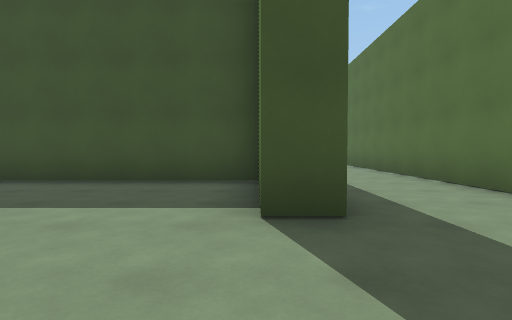
view 1 (above)

16 first-person views from a walk through a Godot game level. The camera is 1.2 m above the floor, tilts 2° down and sees 80° across. The floor is counted in squares, 2 m on a side. Each view is taken from the middle of a square. On the plan, view 1 faces up. The plan holds only what a view shows up to about 9 squares ahead; the rest is blank. The place goes on beyond the plan. Characters and animated objects are left out.

view 2
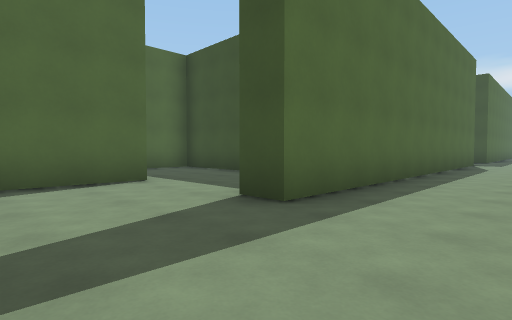

view 3
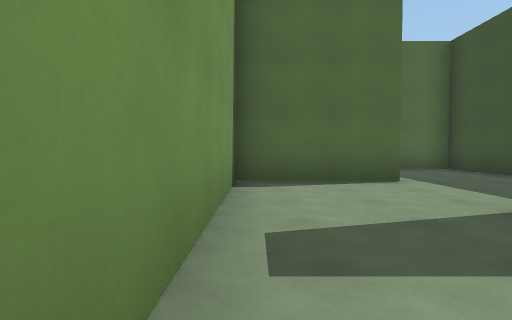

view 4
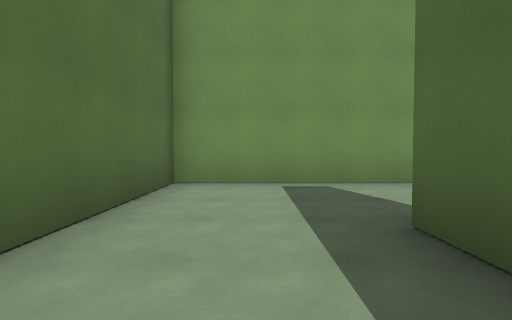

view 5
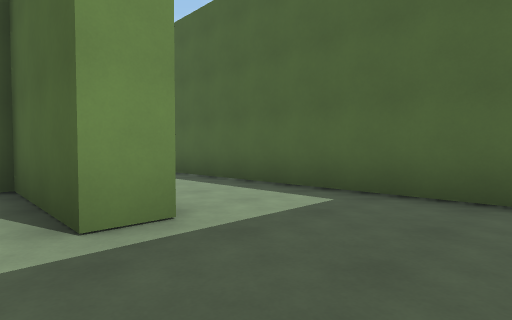

view 6
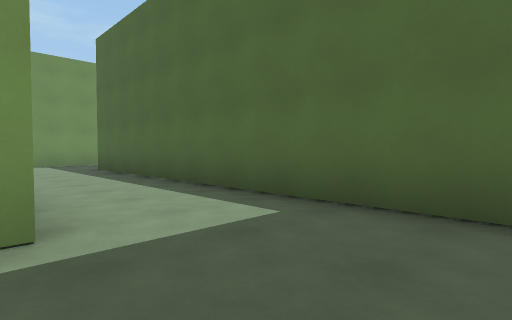

view 7
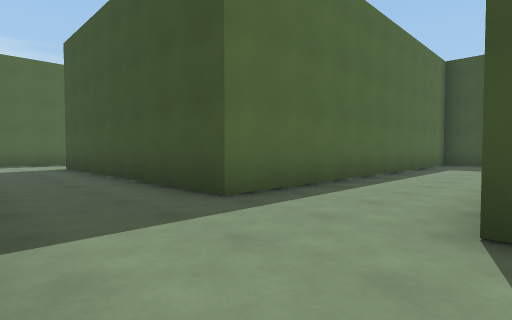

view 8
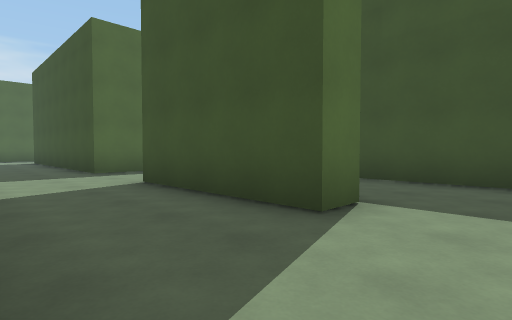

view 9
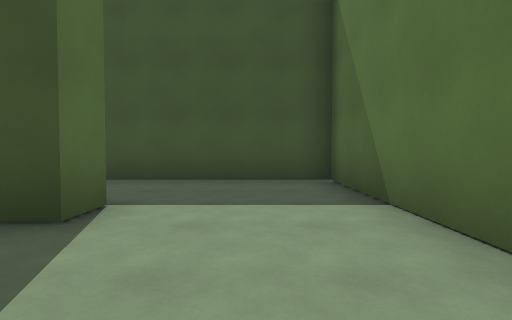

view 10
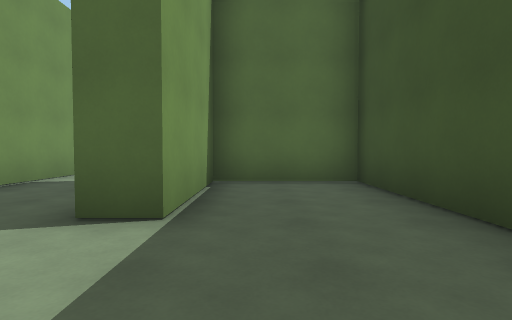

view 11
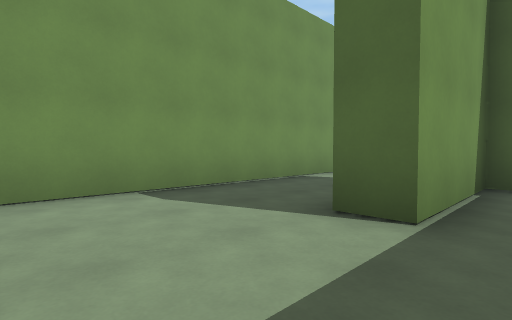

view 12
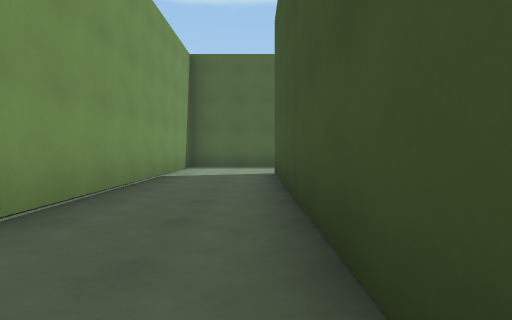

view 13
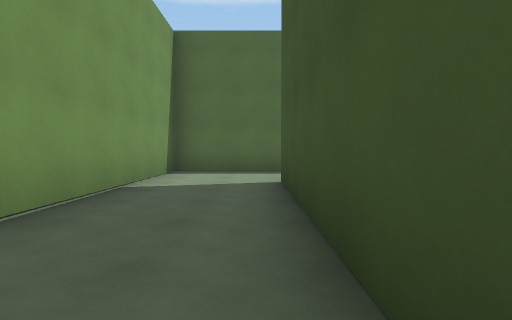

view 14
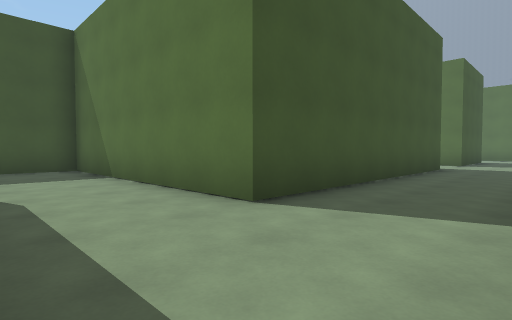

view 15
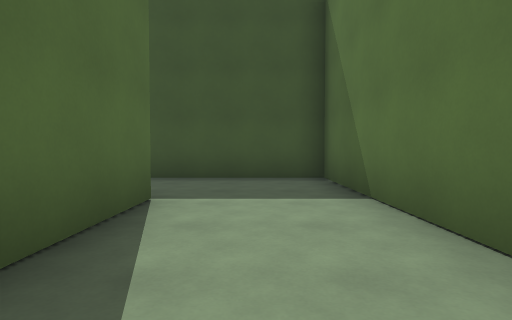

view 16
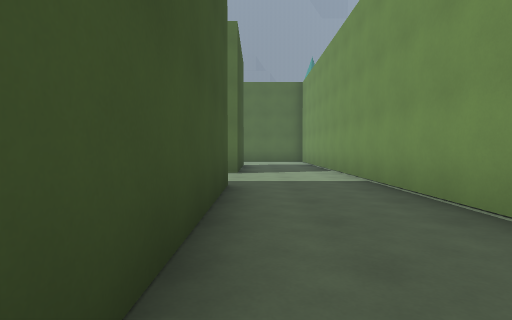

### Floor plan
Points are (right, up) in squares from view 1. A wall is a line through its corners. A room is listed if a view was taken in it or the views show most of it. See-through windows are left out.
Room 1 (views 1, 2, 3, 4)
walls: (-2.6, 2.7) (-2.6, -0.4) (3.5, -0.4) (3.5, 8.5); (0.8, 8.5) (0.8, 2.7) (0, 2.7)
ways out: opening at (-1.5, 3) to room 2
Room 2 (views 5, 6, 7, 8, 9, 10, 11, 12, 13, 14, 15, 16)
walls: (-3.4, 2.7) (-2.6, 2.7); (-6, 4.8) (-6, -4.5) (-13.6, -4.5) (-13.6, 2.3) (-17.2, 2.3); (0, 3.1) (0, 4.2); (3.5, -5.4) (3.5, -1.1) (-2.6, -1.1) (-2.6, -3.8) (0.4, -3.8) (0.4, -4.5) (-3.4, -4.5); (0.1, 5.7) (-6, 5.7); (-16.3, -4.2) (-16.3, -7.2) (2.8, -7.2); (-16.3, -0.4) (-16.3, -2.6)
ways out: opening at (-1.5, 3) to room 1

Positions as (right, up) in squares from view 1, and headings:
1: (0, 0), facing up
2: (3, 0), facing up-left
3: (3, 0), facing left
4: (2, 5), facing down
5: (-2, 5), facing down-left
6: (-3, 5), facing down-left
7: (-3, -7), facing up-left
8: (2, -7), facing up-left
9: (2, -7), facing up
10: (3, -3), facing left
11: (3, -3), facing down-left
12: (-6, -5), facing left
13: (-8, -5), facing left
14: (-16, -7), facing up-right
15: (-15, -4), facing up
16: (-11, -5), facing right
